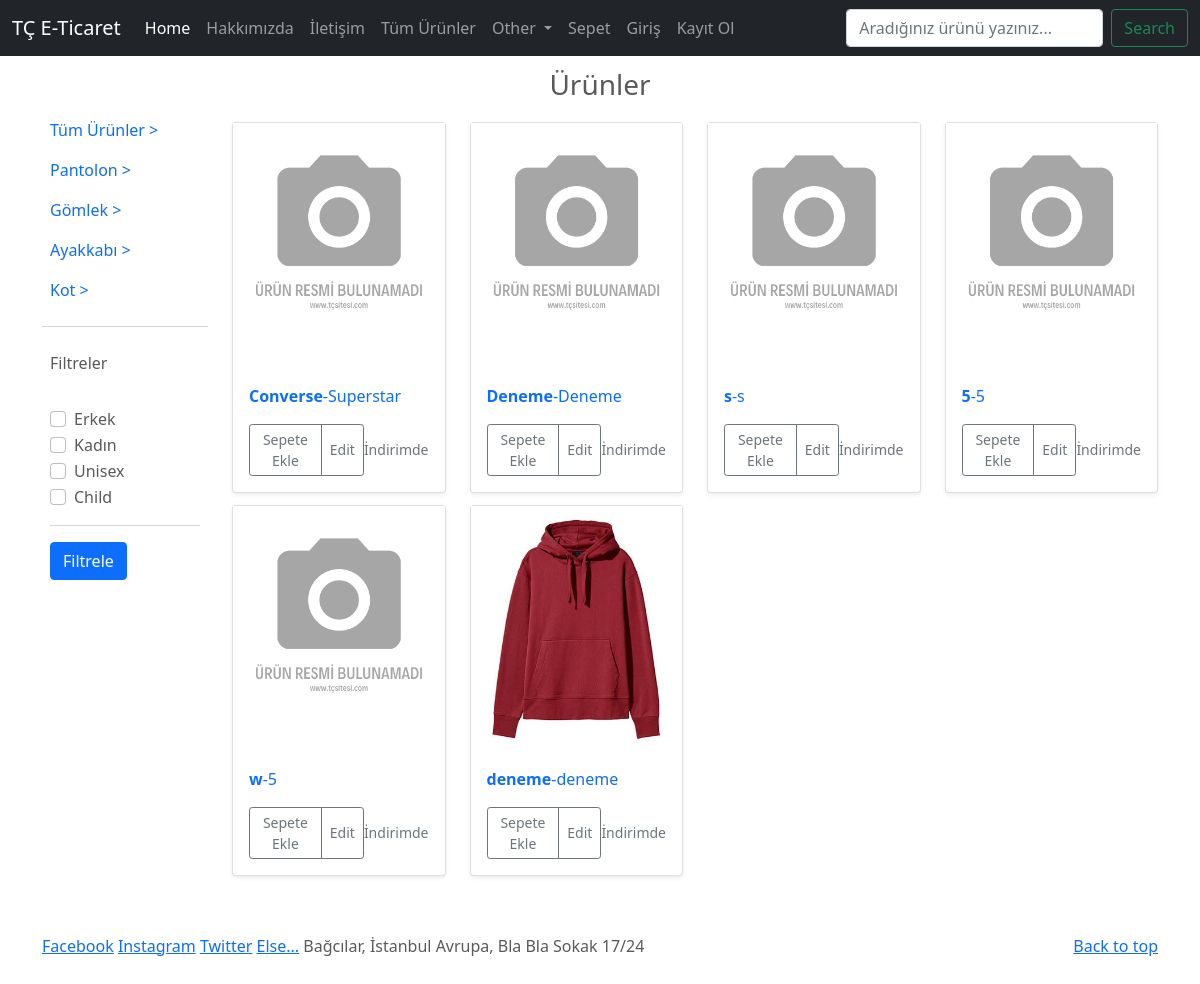
The app's page /product/ with its own data.
### zpage/models/sitesettings.py (models this page shows, shortened)
class SiteSettings(models.Model):
    title =             models.CharField(blank=True, null=True, max_length=50)
    site_welcome =      models.CharField(blank=True, null=True, max_length=50)
    keywords =          models.CharField(blank=True, null=True, max_length=255)
    description =       models.CharField(blank=True, null=True, max_length=255)
    company =           models.CharField(blank=True, null=True, max_length=50)
    address =           models.TextField(blank=True, null=True, max_length=150)
    phone =             models.CharField(blank=True, null=True, max_length=150)
    fax =               models.CharField(blank=True, null=True, max_length=50)
    email =             models.CharField(blank=True, null=True, max_length=60)
    smtpserver =        models.CharField(blank=True, null=True, max_length=50)
    smtpemail =         models.CharField(blank=True, null=True, max_length=50)
    smtppassword =      models.CharField(blank=True, null=True, max_length=50)
    smtpport =          models.CharField(blank=True, null=True, max_length=9)
    icon =              models.ImageField(upload_to ='SiteIcon/%Y/%m/%d/', blank=True)
    facebook =          models.CharField(blank=True, null=True, max_length=255)
    instagram =         models.CharField(blank=True, null=True, max_length=255)
    twitter =           models.CharField(blank=True, null=True, max_length=255)
    references =        models.CharField(blank=True, null=True, max_length=255)
    status =            models.PositiveIntegerField(choices=StatusChoices.CHOICES) # Site Durumu İçin Alanı Oluşturduk
    created_time =      models.DateTimeField(auto_now_add=True)
    update_time =       models.DateTimeField(auto_now=True)

### zproduct/models/category.py (models this page shows, shortened)
class Category(models.Model):
    title = models.CharField(max_length=30, verbose_name='Kategori Adı')
    status = models.PositiveIntegerField(choices=StatusChoices.CHOICES, verbose_name='Kategori Durumu') # Choices Alanı Oluşturduk
    slug = models.SlugField(unique=True, editable=False) # Slug'ı Otomatik Olarak Oluşturucaz
    created_time = models.DateTimeField(auto_now_add=True)
    update_time = models.DateTimeField(auto_now=True)

### zproduct/models/product.py (models this page shows, shortened)
class Product(models.Model):
    category = models.ForeignKey(Category, on_delete=models.CASCADE)
    brand =             models.CharField(max_length=90, verbose_name='Marka')
    title =             models.CharField(max_length=100, verbose_name='Ürün Adı')
    barcode =           models.CharField(unique=True, max_length=20, verbose_name='Barkod')
    gender =            models.PositiveIntegerField(verbose_name='Cinsiyet', choices=ProductGenderChoices.CHOICES, default=0)
    price =             models.FloatField(verbose_name='Ürün Fiyatı')
    discount_price =    models.FloatField(blank=True, null=True, verbose_name='İndirimli Fiyatı')
    stock =             models.IntegerField(default=1)
    slug =              models.SlugField(unique=True, editable=False)
    description =       RichTextUploadingField(verbose_name='Ürün Detayları')
    front_image =       models.ImageField(upload_to = 'productfront/%Y/%m/%d/',
                                            default='product/default.png',
                                            verbose_name='Kapak Fotoğrafı',
                                            help_text = '372 x 431 Piksel Fotoğraf Olmalıdır.')
    start_date = models.DateTimeField(auto_now_add=True) # Ürünün Eklenme Tarihi
    update_date = models.DateTimeField(auto_now=True) # Ürün Güncelleme Tarihi
    class Meta:
        verbose_name_plural = "Ürün İşlemleri"
        ordering = ('-update_date',)

### zproduct/views.py (the view)
# urls.py: path('', views.product_list, name='product_list'), # Product list
def product_list(request):
    context = dict()
    context['products'] = Product.objects.all()
    context['categories'] = Category.objects.all()
    return render(request, 'zproduct/product_list.html', context)

### context_processor/context_processor.py (called while the page is built)
def sitesettings(request):
    context = dict()
    try:
        context['sitesetting'] = SiteSettings.objects.filter(status = 1).first()
    except:
        context['sitesetting'] = 'Site Ayarları Kaydedilmemis'
    return context

### templates/zproduct/product_list.html (shortened to what this page needs)
{% extends 'partials/_base.html' %}
{% block content %}
<div class="container">
    <h3 style='text-align:center; padding-top:20px;'>Ürünler</h3>
    <div class="row">
        <div class="col-2">
            <div class="d-flex flex-column bd-highlight mb-3">
                <div class="p-2 bd-highlight"><a style='text-decoration:none;'
                        href="{% url 'product:product_list'%}">Tüm Ürünler ></a></div>
                {% for category in categories %}
                <div class="p-2 bd-highlight"><a style='text-decoration:none;'
                        href="{% url 'product:category_list' category.slug %}">{{category.title}} ></a></div>
                {% endfor %}
                <hr>
                <div class="p-2 bd-highlight">
                    <p>Filtreler</p>
                </div>
                <form class="p-2 bd-highlight" method='GET' action="{% url 'product:product_filter' %}">
                    <div class="form-check">
                        <input class="form-check-input" type="checkbox" name="gndr" value="0" id="male">
                        <label class="form-check-label" for="male">
                            Erkek
                        </label>
                    </div>
                    <div class="form-check">
                        <input class="form-check-input" type="checkbox" name="gndr" value="1" id="female">
                        <label class="form-check-label" for="female">
                            Kadın
                        </label>
                    </div>
                    <div class="form-check">
                        <input class="form-check-input" type="checkbox" name="gndr" value="2" id="unisex">
                        <label class="form-check-label" for="unisex">
                            Unisex
                        </label>
                    </div>
                    <div class="form-check">
                        <input class="form-check-input" type="checkbox" name="gndr" value="3" id="child">
                        <label class="form-check-label" for="child">
                            Child
                        </label>
                    </div>
                    <hr>
                    <button class="btn btn-primary">Filtrele</button>
                </form>
            </div>
        </div>
        <div class="col-10">
            <div class="row">
                {% for product in products %}
                <div class="col-3" style='padding-top:12px;'>
                    <div class="card shadow-sm">
                        <img src="{{product.front_image.url}}" alt="Resim Bulunamadı" class='img-fluid'>
                        <div class="card-body">
                            <p class="card-text"><a style='text-decoration:none;'
                                    href="{% url 'product:product_detail' product.slug product.barcode %}"><b>{{product.brand}}</b>-{{product.title}}</a>
                            </p>
                            <div class="d-flex justify-content-between align-items-center">
                                <div class="btn-group">
                                    <button type="button" class="btn btn-sm btn-outline-secondary">Sepete Ekle</button>
                                    <button type="button" class="btn btn-sm btn-outline-secondary">Edit</button>
                                </div>
                                <small class="text-muted">İndirimde</small>
                            </div>
                        </div>
                    </div>
                </div>
                {% endfor %}
            </div>
        </div>
    </div>
</div>
{% endblock content %}

### templates/partials/_base.html (shortened to what this page needs)
{% load static %}
<!DOCTYPE html>
<html lang="en">
<head>
    <link href="https://cdn.jsdelivr.net/npm/bootstrap@5.1.3/dist/css/bootstrap.min.css" rel="stylesheet"
>
    <link href="{% static 'css/carousel.css' %}" rel="stylesheet">
</head>
<body>
    <header>
        {% include 'partials/_navbar.html' %}
    </header>
    {% block content %}
    {% endblock content %}
    {% include 'partials/_footer.html' %}
</body>
</html>

### templates/partials/_navbar.html (shortened to what this page needs)
{% load static %}
<nav class="navbar navbar-expand-md navbar-dark fixed-top bg-dark">
    <div class="container-fluid">
      <a class="navbar-brand" href="#">{{sitesetting.title}}</a>
      <div class="collapse navbar-collapse" id="navbarCollapse">
        <ul class="navbar-nav me-auto mb-2 mb-md-0">
          <li class="nav-item">
            <a class="nav-link active" aria-current="page" href="{% url 'index' %}">Home</a>
          </li>
          <li class="nav-item">
            <a class="nav-link" href="{% url 'aboutus' %}">Hakkımızda</a>
          </li>
          <li class="nav-item">
            <a class="nav-link" href="{% url 'contact' %}">İletişim</a>
          </li>
          <li class="nav-item">
            <a class="nav-link" href="{% url 'product:product_list' %}">Tüm Ürünler</a>
          </li>
          <li class="nav-item dropdown">
            <a class="nav-link dropdown-toggle" href="#" id="navbarDarkDropdownMenuLink" role="button" data-bs-toggle="dropdown" aria-expanded="false">
              Other
            </a>
          </li>
          <li class="nav-item">
            <a class="nav-link" href="{% url 'card:order_summary' %}">Sepet</a>
          </li>
          {% if user.is_authenticated %}
          <li class="nav-item">
            <a class="nav-link" href="{% url 'logout' %}">Çıkış</a>
          </li>
          {% else %}
          <li class="nav-item">
            <a class="nav-link" href="{% url 'login' %}">Giriş</a>
          </li>
          <li class="nav-item">
            <a class="nav-link" href="{% url 'register' %}">Kayıt Ol</a>
          </li>
          {% endif %}
        </ul>
        <form class="d-flex" method='POST' action="{% url 'product:product_search' %}">
          <input id='search_query' name='search_query' class="form-control me-2" type="text" placeholder="Aradığınız ürünü yazınız...">
          <button class="btn btn-outline-success" type="submit">Search</button>
        </form>
      </div>
    </div>
  </nav>

### templates/partials/_footer.html
{% load static %}
<footer style='margin-top: 58px;' class="container">
    <p class="float-end"><a href="#">Back to top</a></p>
    <p>
        <a target="_blank" href="{{sitesetting.facebook}}">Facebook</a>
        <a target="_blank" href="{{sitesetting.instagram}}">Instagram</a>
        <a target="_blank" href="{{sitesetting.twitter}}">Twitter</a>
        <a target="_blank" href="#">Else...</a>
        {{sitesetting.address}}
    </p>
</footer>

### static/css/carousel.css (style rules this page uses)
body { padding-top: 3rem; padding-bottom: 3rem; color: #5a5a5a; }

### records on screen
SiteSettings: title "TÇ E-Ticaret", address "Bağcılar, İstanbul Avrupa, Bla Bla Sokak 17/24"
Category: title "Pantolon"
Category: title "Gömlek"
Category: title "Ayakkabı"
Category: title "Kot"
Product: front_image (placeholder picture), brand "Converse", title "Superstar"
Product: front_image (placeholder picture), brand "Deneme", title "Deneme"
Product: front_image (placeholder picture), brand "s", title "s"
Product: front_image (placeholder picture), brand "5", title "5"
Product: front_image (placeholder picture), brand "w", title "5"
Product: front_image (picture), brand "deneme", title "deneme"
